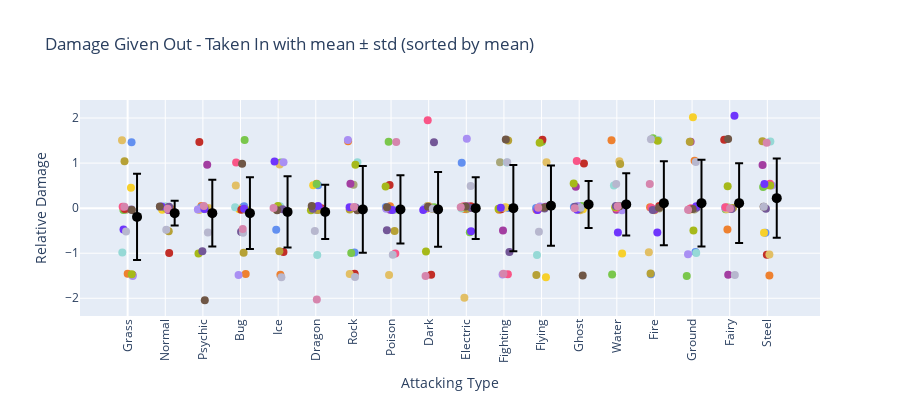

Notebook code for this chart:
### Markdown cell above
# sort the data by relative damage totals

### Code cell
# Compute column means and get the sorted order
col_means = df3.mean(axis=0)
sorted_cols = col_means.sort_values().index  # ascending order

fig = go.Figure()
offset = 0.25  # shift centroids

for i, col in enumerate(sorted_cols):
    values = df3[col]
    
    # Jittered scatter positions
    x = np.full(len(values), i) + np.random.uniform(-0.15, 0.15, size=len(values))
    y = values + np.random.uniform(-0.05, 0.05, size=len(values))

    colors = [type_colors.get(t, '#777777') for t in df2.index]  
    
    """
    # Color points by sign with transparency
    colors = [
    'rgba(255,128,114,0.5)' if val < 0 else
    'rgba(128,0,128,0.5)' if val == 0 else
    'rgba(135,206,235,0.5)' 
    for val in values
]
    """
    
    # Scatter points (hover shows only row label)
    fig.add_trace(go.Scatter(
        x=x,
        y=y,
        mode='markers',
        marker=dict(color=colors, size=8),
        text=df3.index,
        hovertemplate='%{text}<extra></extra>',
        showlegend=False
    ))
    
    # Mean ± std markers (shifted)
    mean = values.mean()
    std = values.std()
    fig.add_trace(go.Scatter(
        x=[i + offset],
        y=[mean],
        mode='markers',
        marker=dict(color='black', size=10),
        error_y=dict(type='data', array=[std], visible=True),
        hoverinfo='skip',
        showlegend=False
    ))

# Ensure x-axis, ticks, and labels all match the sorted order
fig.update_layout(
    xaxis=dict(
        tickmode='array',
        tickvals=np.arange(len(sorted_cols)),
        ticktext=sorted_cols,
        tickangle=-90
    ),
    yaxis_title="Relative Damage",
    xaxis_title='Attacking Type',
    title="Damage Given Out - Taken In with mean ± std (sorted by mean)",
    width=900,
    height=400,
    showlegend=False
)

fig.show()
# print(len(fig.data))

### Figure 1 — Plotly figure (JSON) as saved in the notebook; plotly's stock layout.template omitted (floating-point values rounded to 4 significant figures)
{"data": [{"hovertemplate": "%{text}<extra></extra>", "marker": {"color": ["#A8A77A", "#EE8130", "#6390F0", "#F7D02C", "#7AC74C", "#96D9D6", "#C22E28", "#A33EA1", "#E2BF65", "#A98FF3", "#F95587", "#A6B91A", "#B6A136", "#735797", "#6F35FC", "#705746", "#B7B7CE", "#D685AD"], "size": 8}, "mode": "markers", "showlegend": false, "text": ["Normal", "Fire", "Water", "Electric", "Grass", "Ice", "Fighting", "Poison", "Ground", "Flying", "Psychic", "Bug", "Rock", "Ghost", "Dragon", "Dark", "Steel", "Fairy"], "type": "scatter", "x": [-0.04557, 0.001274, 0.1048, 0.08829, -0.1111, -0.1415, -0.07714, 0.1297, -0.1496, 0.1356, -0.132, 0.1097, -0.08231, 0.1004, -0.1095, 0.1128, -0.04149, -0.08606], "y": [-0.03475, -1.457, 1.462, 0.4541, -0.03895, -0.9832, -0.01908, -1.483, 1.504, -1.508, 0.03333, -1.469, 1.041, -0.02867, -0.4749, -0.03912, -0.5199, 0.03296]}, {"error_y": {"array": [0.957], "type": "data", "visible": true}, "hoverinfo": "skip", "marker": {"color": "black", "size": 10}, "mode": "markers", "showlegend": false, "type": "scatter", "x": [0.25], "y": [-0.1944]}, {"hovertemplate": "%{text}<extra></extra>", "marker": {"color": ["#A8A77A", "#EE8130", "#6390F0", "#F7D02C", "#7AC74C", "#96D9D6", "#C22E28", "#A33EA1", "#E2BF65", "#A98FF3", "#F95587", "#A6B91A", "#B6A136", "#735797", "#6F35FC", "#705746", "#B7B7CE", "#D685AD"], "size": 8}, "mode": "markers", "showlegend": false, "text": ["Normal", "Fire", "Water", "Electric", "Grass", "Ice", "Fighting", "Poison", "Ground", "Flying", "Psychic", "Bug", "Rock", "Ghost", "Dragon", "Dark", "Steel", "Fairy"], "type": "scatter", "x": [1.011, 1.139, 0.8619, 0.9192, 1.066, 1.008, 1.104, 1.079, 1.066, 1.05, 1.061, 1.003, 1.093, 1.102, 0.9031, 0.8559, 1.026, 1.064], "y": [0.003394, -0.005735, 0.02819, -0.0336, -0.003237, 0.04024, -0.9976, -0.03835, 0.007745, -0.01386, 0.01358, 0.002257, -0.5099, 0.03273, 0.03911, 0.03388, -0.4783, -0.0131]}, {"error_y": {"array": [0.2742], "type": "data", "visible": true}, "hoverinfo": "skip", "marker": {"color": "black", "size": 10}, "mode": "markers", "showlegend": false, "type": "scatter", "x": [1.25], "y": [-0.1111]}, {"hovertemplate": "%{text}<extra></extra>", "marker": {"color": ["#A8A77A", "#EE8130", "#6390F0", "#F7D02C", "#7AC74C", "#96D9D6", "#C22E28", "#A33EA1", "#E2BF65", "#A98FF3", "#F95587", "#A6B91A", "#B6A136", "#735797", "#6F35FC", "#705746", "#B7B7CE", "#D685AD"], "size": 8}, "mode": "markers", "showlegend": false, "text": ["Normal", "Fire", "Water", "Electric", "Grass", "Ice", "Fighting", "Poison", "Ground", "Flying", "Psychic", "Bug", "Rock", "Ghost", "Dragon", "Dark", "Steel", "Fairy"], "type": "scatter", "x": [1.926, 1.962, 1.956, 1.896, 2.068, 2.036, 1.906, 2.115, 2.148, 1.867, 2.057, 1.883, 2.071, 1.986, 2.041, 2.051, 2.133, 2.026], "y": [-0.03154, 0.04962, 0.01374, -0.03414, 0.004378, -0.02365, 1.466, 0.9611, 0.00523, -0.03073, -0.01521, -1.004, 0.0002541, -0.9538, -0.01951, -2.043, -0.5409, 0.04531]}, {"error_y": {"array": [0.7388], "type": "data", "visible": true}, "hoverinfo": "skip", "marker": {"color": "black", "size": 10}, "mode": "markers", "showlegend": false, "type": "scatter", "x": [2.25], "y": [-0.1111]}, {"hovertemplate": "%{text}<extra></extra>", "marker": {"color": ["#A8A77A", "#EE8130", "#6390F0", "#F7D02C", "#7AC74C", "#96D9D6", "#C22E28", "#A33EA1", "#E2BF65", "#A98FF3", "#F95587", "#A6B91A", "#B6A136", "#735797", "#6F35FC", "#705746", "#B7B7CE", "#D685AD"], "size": 8}, "mode": "markers", "showlegend": false, "text": ["Normal", "Fire", "Water", "Electric", "Grass", "Ice", "Fighting", "Poison", "Ground", "Flying", "Psychic", "Bug", "Rock", "Ghost", "Dragon", "Dark", "Steel", "Fairy"], "type": "scatter", "x": [3.064, 3.137, 3.095, 2.966, 3.109, 2.857, 3.022, 3.042, 2.874, 2.947, 2.883, 3.134, 3.082, 3.015, 3.095, 3.042, 3.068, 3.059], "y": [0.02189, -1.462, 0.04162, -0.02332, 1.513, 0.02174, -0.03745, -0.5277, 0.5047, -1.481, 1.013, -0.03222, -0.9905, -0.5213, -0.01323, 0.9858, -0.5442, -0.4632]}, {"error_y": {"array": [0.7962], "type": "data", "visible": true}, "hoverinfo": "skip", "marker": {"color": "black", "size": 10}, "mode": "markers", "showlegend": false, "type": "scatter", "x": [3.25], "y": [-0.1111]}, {"hovertemplate": "%{text}<extra></extra>", "marker": {"color": ["#A8A77A", "#EE8130", "#6390F0", "#F7D02C", "#7AC74C", "#96D9D6", "#C22E28", "#A33EA1", "#E2BF65", "#A98FF3", "#F95587", "#A6B91A", "#B6A136", "#735797", "#6F35FC", "#705746", "#B7B7CE", "#D685AD"], "size": 8}, "mode": "markers", "showlegend": false, "text": ["Normal", "Fire", "Water", "Electric", "Grass", "Ice", "Fighting", "Poison", "Ground", "Flying", "Psychic", "Bug", "Rock", "Ghost", "Dragon", "Dark", "Steel", "Fairy"], "type": "scatter", "x": [4.03, 4.059, 3.948, 3.928, 4.069, 4.051, 4.141, 3.983, 4.041, 4.143, 3.993, 3.994, 4.032, 4.117, 3.904, 3.973, 4.086, 3.878], "y": [0.02851, -1.476, -0.4801, -0.01159, 1.012, 0.04078, -0.9705, -0.02362, 0.9662, 1.019, -0.02865, 0.04585, -0.957, -0.02326, 1.033, -0.0481, -1.531, 0.002387]}, {"error_y": {"array": [0.7906], "type": "data", "visible": true}, "hoverinfo": "skip", "marker": {"color": "black", "size": 10}, "mode": "markers", "showlegend": false, "type": "scatter", "x": [4.25], "y": [-0.08333]}, {"hovertemplate": "%{text}<extra></extra>", "marker": {"color": ["#A8A77A", "#EE8130", "#6390F0", "#F7D02C", "#7AC74C", "#96D9D6", "#C22E28", "#A33EA1", "#E2BF65", "#A98FF3", "#F95587", "#A6B91A", "#B6A136", "#735797", "#6F35FC", "#705746", "#B7B7CE", "#D685AD"], "size": 8}, "mode": "markers", "showlegend": false, "text": ["Normal", "Fire", "Water", "Electric", "Grass", "Ice", "Fighting", "Poison", "Ground", "Flying", "Psychic", "Bug", "Rock", "Ghost", "Dragon", "Dark", "Steel", "Fairy"], "type": "scatter", "x": [5.018, 5.023, 5.06, 4.931, 5.023, 5.039, 5.148, 5.115, 4.95, 4.987, 4.894, 4.871, 5.058, 4.922, 5.062, 4.892, 4.974, 5.027], "y": [-0.03869, 0.5432, 0.5063, 0.5062, 0.5351, -1.04, -0.0007562, -0.01444, 0.03322, -0.02794, -0.01472, -0.04691, -0.04248, -0.01374, 0.04659, 0.04801, -0.5086, -2.029]}, {"error_y": {"array": [0.6002], "type": "data", "visible": true}, "hoverinfo": "skip", "marker": {"color": "black", "size": 10}, "mode": "markers", "showlegend": false, "type": "scatter", "x": [5.25], "y": [-0.08333]}, {"hovertemplate": "%{text}<extra></extra>", "marker": {"color": ["#A8A77A", "#EE8130", "#6390F0", "#F7D02C", "#7AC74C", "#96D9D6", "#C22E28", "#A33EA1", "#E2BF65", "#A98FF3", "#F95587", "#A6B91A", "#B6A136", "#735797", "#6F35FC", "#705746", "#B7B7CE", "#D685AD"], "size": 8}, "mode": "markers", "showlegend": false, "text": ["Normal", "Fire", "Water", "Electric", "Grass", "Ice", "Fighting", "Poison", "Ground", "Flying", "Psychic", "Bug", "Rock", "Ghost", "Dragon", "Dark", "Steel", "Fairy"], "type": "scatter", "x": [6.004, 5.858, 6.029, 5.913, 5.942, 6.107, 6.033, 5.921, 5.902, 5.853, 6.045, 6.054, 5.902, 6.057, 5.898, 6.105, 6.043, 6.016], "y": [0.5197, 1.486, -0.9864, -0.01576, -0.996, 1.016, -1.457, 0.5389, -1.46, 1.512, 0.001878, 0.9622, -0.03167, 0.01425, 0.01922, -0.0459, -1.526, 0.02682]}, {"error_y": {"array": [0.9621], "type": "data", "visible": true}, "hoverinfo": "skip", "marker": {"color": "black", "size": 10}, "mode": "markers", "showlegend": false, "type": "scatter", "x": [6.25], "y": [-0.02778]}, {"hovertemplate": "%{text}<extra></extra>", "marker": {"color": ["#A8A77A", "#EE8130", "#6390F0", "#F7D02C", "#7AC74C", "#96D9D6", "#C22E28", "#A33EA1", "#E2BF65", "#A98FF3", "#F95587", "#A6B91A", "#B6A136", "#735797", "#6F35FC", "#705746", "#B7B7CE", "#D685AD"], "size": 8}, "mode": "markers", "showlegend": false, "text": ["Normal", "Fire", "Water", "Electric", "Grass", "Ice", "Fighting", "Poison", "Ground", "Flying", "Psychic", "Bug", "Rock", "Ghost", "Dragon", "Dark", "Steel", "Fairy"], "type": "scatter", "x": [6.92, 6.973, 6.862, 7.099, 6.936, 7.084, 6.962, 6.975, 6.947, 6.874, 7.114, 6.855, 7.094, 6.89, 7.034, 6.893, 7.046, 7.138], "y": [0.002891, 0.04087, 0.02582, -0.0356, 1.472, -0.0372, 0.5127, -0.03696, -1.481, -0.01522, -1.009, 0.4794, -0.5093, -0.4883, -0.04051, 0.01855, -1.034, 1.467]}, {"error_y": {"array": [0.7568], "type": "data", "visible": true}, "hoverinfo": "skip", "marker": {"color": "black", "size": 10}, "mode": "markers", "showlegend": false, "type": "scatter", "x": [7.25], "y": [-0.02778]}, {"hovertemplate": "%{text}<extra></extra>", "marker": {"color": ["#A8A77A", "#EE8130", "#6390F0", "#F7D02C", "#7AC74C", "#96D9D6", "#C22E28", "#A33EA1", "#E2BF65", "#A98FF3", "#F95587", "#A6B91A", "#B6A136", "#735797", "#6F35FC", "#705746", "#B7B7CE", "#D685AD"], "size": 8}, "mode": "markers", "showlegend": false, "text": ["Normal", "Fire", "Water", "Electric", "Grass", "Ice", "Fighting", "Poison", "Ground", "Flying", "Psychic", "Bug", "Rock", "Ghost", "Dragon", "Dark", "Steel", "Fairy"], "type": "scatter", "x": [7.97, 8.027, 8.03, 7.944, 8.145, 7.888, 8.066, 7.975, 7.992, 7.905, 7.975, 7.928, 8.113, 8.141, 7.855, 7.982, 8.11, 7.917], "y": [0.04998, 0.03011, 0.01726, -0.01155, 0.02234, 7.941e-05, -1.478, 0.005168, 0.04991, -0.004157, 1.951, -0.963, -0.02064, 1.461, -0.03956, 0.02848, -0.01329, -1.505]}, {"error_y": {"array": [0.8309], "type": "data", "visible": true}, "hoverinfo": "skip", "marker": {"color": "black", "size": 10}, "mode": "markers", "showlegend": false, "type": "scatter", "x": [8.25], "y": [-0.02778]}, {"hovertemplate": "%{text}<extra></extra>", "marker": {"color": ["#A8A77A", "#EE8130", "#6390F0", "#F7D02C", "#7AC74C", "#96D9D6", "#C22E28", "#A33EA1", "#E2BF65", "#A98FF3", "#F95587", "#A6B91A", "#B6A136", "#735797", "#6F35FC", "#705746", "#B7B7CE", "#D685AD"], "size": 8}, "mode": "markers", "showlegend": false, "text": ["Normal", "Fire", "Water", "Electric", "Grass", "Ice", "Fighting", "Poison", "Ground", "Flying", "Psychic", "Bug", "Rock", "Ghost", "Dragon", "Dark", "Steel", "Fairy"], "type": "scatter", "x": [9.006, 8.956, 8.878, 9.121, 9.093, 8.873, 9.117, 9.015, 8.949, 9.014, 8.925, 8.87, 9.005, 9.135, 9.127, 8.981, 9.116, 8.852], "y": [-0.02541, -0.01831, 1.008, 0.005786, -0.5344, -0.006342, 0.04284, 0.04373, -1.991, 1.538, 0.04243, 0.01722, -0.003367, 0.00494, -0.5103, 0.03489, 0.491, 0.01857]}, {"error_y": {"array": [0.686], "type": "data", "visible": true}, "hoverinfo": "skip", "marker": {"color": "black", "size": 10}, "mode": "markers", "showlegend": false, "type": "scatter", "x": [9.25], "y": [0]}, {"hovertemplate": "%{text}<extra></extra>", "marker": {"color": ["#A8A77A", "#EE8130", "#6390F0", "#F7D02C", "#7AC74C", "#96D9D6", "#C22E28", "#A33EA1", "#E2BF65", "#A98FF3", "#F95587", "#A6B91A", "#B6A136", "#735797", "#6F35FC", "#705746", "#B7B7CE", "#D685AD"], "size": 8}, "mode": "markers", "showlegend": false, "text": ["Normal", "Fire", "Water", "Electric", "Grass", "Ice", "Fighting", "Poison", "Ground", "Flying", "Psychic", "Bug", "Rock", "Ghost", "Dragon", "Dark", "Steel", "Fairy"], "type": "scatter", "x": [9.896, 9.872, 10.12, 10.04, 9.915, 10.08, 9.924, 9.975, 9.997, 9.964, 10.1, 9.856, 10.11, 10.15, 9.916, 10.05, 10.09, 9.986], "y": [1.02, -0.0331, 0.005482, 0.01885, -0.00775, 1.013, -0.02626, -0.4962, 0.01076, -1.472, -1.466, -0.01547, 1.5, -0.9723, 0.007052, 1.526, 1.017, -1.457]}, {"error_y": {"array": [0.9549], "type": "data", "visible": true}, "hoverinfo": "skip", "marker": {"color": "black", "size": 10}, "mode": "markers", "showlegend": false, "type": "scatter", "x": [10.25], "y": [0]}, {"hovertemplate": "%{text}<extra></extra>", "marker": {"color": ["#A8A77A", "#EE8130", "#6390F0", "#F7D02C", "#7AC74C", "#96D9D6", "#C22E28", "#A33EA1", "#E2BF65", "#A98FF3", "#F95587", "#A6B91A", "#B6A136", "#735797", "#6F35FC", "#705746", "#B7B7CE", "#D685AD"], "size": 8}, "mode": "markers", "showlegend": false, "text": ["Normal", "Fire", "Water", "Electric", "Grass", "Ice", "Fighting", "Poison", "Ground", "Flying", "Psychic", "Bug", "Rock", "Ghost", "Dragon", "Dark", "Steel", "Fairy"], "type": "scatter", "x": [10.91, 10.86, 10.86, 11.12, 11.01, 10.88, 11.02, 11.12, 11.13, 10.96, 10.9, 10.95, 10.86, 11.08, 10.89, 11.07, 10.93, 10.91], "y": [-0.0258, -0.03598, 0.005483, -1.531, 1.476, -1.04, 1.517, 0.03125, 1.016, 0.03784, -0.04121, 1.454, -1.485, -0.005262, -0.04247, 0.01554, -0.5238, 0.007126]}, {"error_y": {"array": [0.8893], "type": "data", "visible": true}, "hoverinfo": "skip", "marker": {"color": "black", "size": 10}, "mode": "markers", "showlegend": false, "type": "scatter", "x": [11.25], "y": [0.05556]}, {"hovertemplate": "%{text}<extra></extra>", "marker": {"color": ["#A8A77A", "#EE8130", "#6390F0", "#F7D02C", "#7AC74C", "#96D9D6", "#C22E28", "#A33EA1", "#E2BF65", "#A98FF3", "#F95587", "#A6B91A", "#B6A136", "#735797", "#6F35FC", "#705746", "#B7B7CE", "#D685AD"], "size": 8}, "mode": "markers", "showlegend": false, "text": ["Normal", "Fire", "Water", "Electric", "Grass", "Ice", "Fighting", "Poison", "Ground", "Flying", "Psychic", "Bug", "Rock", "Ghost", "Dragon", "Dark", "Steel", "Fairy"], "type": "scatter", "x": [12.14, 12.03, 11.86, 12.1, 12.06, 11.97, 12.13, 11.91, 12.03, 11.96, 11.94, 11.85, 12.01, 11.89, 11.94, 12.09, 12.04, 11.88], "y": [0.03944, -0.01649, 0.02603, -0.02523, 0.04663, -0.02052, 0.9907, 0.4759, -0.04653, 0.04559, 1.048, 0.5486, -0.02886, 0.02958, -0.03744, -1.496, 0.009449, -0.003464]}, {"error_y": {"array": [0.5216], "type": "data", "visible": true}, "hoverinfo": "skip", "marker": {"color": "black", "size": 10}, "mode": "markers", "showlegend": false, "type": "scatter", "x": [12.25], "y": [0.08333]}, {"hovertemplate": "%{text}<extra></extra>", "marker": {"color": ["#A8A77A", "#EE8130", "#6390F0", "#F7D02C", "#7AC74C", "#96D9D6", "#C22E28", "#A33EA1", "#E2BF65", "#A98FF3", "#F95587", "#A6B91A", "#B6A136", "#735797", "#6F35FC", "#705746", "#B7B7CE", "#D685AD"], "size": 8}, "mode": "markers", "showlegend": false, "text": ["Normal", "Fire", "Water", "Electric", "Grass", "Ice", "Fighting", "Poison", "Ground", "Flying", "Psychic", "Bug", "Rock", "Ghost", "Dragon", "Dark", "Steel", "Fairy"], "type": "scatter", "x": [13.08, 12.86, 13.14, 13.14, 12.87, 12.92, 13.04, 12.99, 13.07, 13.14, 12.99, 12.96, 13.09, 12.98, 13.03, 13.07, 12.98, 13.03], "y": [0.01975, 1.509, 0.03905, -1.008, -1.473, 0.5008, -0.01632, -0.03514, 1.04, -0.04485, -0.004249, 0.0179, 0.9799, 0.04768, -0.5404, 0.0415, 0.5333, 0.04167]}, {"error_y": {"array": [0.6913], "type": "data", "visible": true}, "hoverinfo": "skip", "marker": {"color": "black", "size": 10}, "mode": "markers", "showlegend": false, "type": "scatter", "x": [13.25], "y": [0.08333]}, {"hovertemplate": "%{text}<extra></extra>", "marker": {"color": ["#A8A77A", "#EE8130", "#6390F0", "#F7D02C", "#7AC74C", "#96D9D6", "#C22E28", "#A33EA1", "#E2BF65", "#A98FF3", "#F95587", "#A6B91A", "#B6A136", "#735797", "#6F35FC", "#705746", "#B7B7CE", "#D685AD"], "size": 8}, "mode": "markers", "showlegend": false, "text": ["Normal", "Fire", "Water", "Electric", "Grass", "Ice", "Fighting", "Poison", "Ground", "Flying", "Psychic", "Bug", "Rock", "Ghost", "Dragon", "Dark", "Steel", "Fairy"], "type": "scatter", "x": [14.13, 13.88, 13.91, 14.0, 13.96, 14.11, 14.13, 14.0, 13.85, 13.95, 13.92, 14.08, 13.9, 13.95, 14.08, 14.12, 13.91, 13.88], "y": [-0.007716, 0.01827, -1.468, -0.04651, 1.549, 1.51, 0.04656, -0.03277, -0.9809, -0.01213, 0.00655, 1.493, -1.451, -0.043, -0.5405, 0.008426, 1.527, 0.5364]}, {"error_y": {"array": [0.9324], "type": "data", "visible": true}, "hoverinfo": "skip", "marker": {"color": "black", "size": 10}, "mode": "markers", "showlegend": false, "type": "scatter", "x": [14.25], "y": [0.1111]}, {"hovertemplate": "%{text}<extra></extra>", "marker": {"color": ["#A8A77A", "#EE8130", "#6390F0", "#F7D02C", "#7AC74C", "#96D9D6", "#C22E28", "#A33EA1", "#E2BF65", "#A98FF3", "#F95587", "#A6B91A", "#B6A136", "#735797", "#6F35FC", "#705746", "#B7B7CE", "#D685AD"], "size": 8}, "mode": "markers", "showlegend": false, "text": ["Normal", "Fire", "Water", "Electric", "Grass", "Ice", "Fighting", "Poison", "Ground", "Flying", "Psychic", "Bug", "Rock", "Ghost", "Dragon", "Dark", "Steel", "Fairy"], "type": "scatter", "x": [15.06, 15.07, 15.09, 15.02, 14.86, 15.11, 14.92, 14.96, 14.95, 14.89, 14.97, 15.04, 14.94, 15.12, 15.11, 15.02, 15.1, 14.89], "y": [-0.02726, 1.05, -0.9743, 2.015, -1.504, -0.9941, -0.03217, 1.476, -0.02868, -1.024, -0.004704, -0.4934, 1.474, 0.007258, 0.04347, -0.01844, 1.027, -0.03291]}, {"error_y": {"array": [0.9634], "type": "data", "visible": true}, "hoverinfo": "skip", "marker": {"color": "black", "size": 10}, "mode": "markers", "showlegend": false, "type": "scatter", "x": [15.25], "y": [0.1111]}, {"hovertemplate": "%{text}<extra></extra>", "marker": {"color": ["#A8A77A", "#EE8130", "#6390F0", "#F7D02C", "#7AC74C", "#96D9D6", "#C22E28", "#A33EA1", "#E2BF65", "#A98FF3", "#F95587", "#A6B91A", "#B6A136", "#735797", "#6F35FC", "#705746", "#B7B7CE", "#D685AD"], "size": 8}, "mode": "markers", "showlegend": false, "text": ["Normal", "Fire", "Water", "Electric", "Grass", "Ice", "Fighting", "Poison", "Ground", "Flying", "Psychic", "Bug", "Rock", "Ghost", "Dragon", "Dark", "Steel", "Fairy"], "type": "scatter", "x": [15.93, 15.94, 15.98, 15.94, 15.89, 15.96, 15.85, 15.96, 15.93, 15.88, 15.89, 15.95, 16.09, 16.05, 16.13, 15.96, 16.14, 16.01], "y": [0.01134, -0.4711, -0.01634, 0.0199, -0.02345, 0.0137, 1.519, -1.48, -0.02199, 0.01656, 0.02186, 0.486, 0.005805, -0.01697, 2.05, 1.532, -1.484, -0.005441]}, {"error_y": {"array": [0.8838], "type": "data", "visible": true}, "hoverinfo": "skip", "marker": {"color": "black", "size": 10}, "mode": "markers", "showlegend": false, "type": "scatter", "x": [16.25], "y": [0.1111]}, {"hovertemplate": "%{text}<extra></extra>", "marker": {"color": ["#A8A77A", "#EE8130", "#6390F0", "#F7D02C", "#7AC74C", "#96D9D6", "#C22E28", "#A33EA1", "#E2BF65", "#A98FF3", "#F95587", "#A6B91A", "#B6A136", "#735797", "#6F35FC", "#705746", "#B7B7CE", "#D685AD"], "size": 8}, "mode": "markers", "showlegend": false, "text": ["Normal", "Fire", "Water", "Electric", "Grass", "Ice", "Fighting", "Poison", "Ground", "Flying", "Psychic", "Bug", "Rock", "Ghost", "Dragon", "Dark", "Steel", "Fairy"], "type": "scatter", "x": [16.99, 17.05, 16.95, 16.91, 16.89, 17.08, 16.99, 16.87, 17.05, 17.12, 17.07, 17.08, 16.87, 16.96, 16.92, 16.9, 16.91, 16.98], "y": [0.5087, -1.493, -0.545, -0.5475, 0.4676, 1.48, -1.034, 0.9593, -1.029, 0.5016, 0.5396, 0.5029, 1.484, -0.01288, 0.5352, 0.03039, 0.03244, 1.45]}, {"error_y": {"array": [0.8782], "type": "data", "visible": true}, "hoverinfo": "skip", "marker": {"color": "black", "size": 10}, "mode": "markers", "showlegend": false, "type": "scatter", "x": [17.25], "y": [0.2222]}], "layout": {"height": 400, "showlegend": false, "title": {"text": "Damage Given Out - Taken In with mean ± std (sorted by mean)"}, "width": 900, "xaxis": {"tickangle": -90, "tickmode": "array", "ticktext": ["Grass", "Normal", "Psychic", "Bug", "Ice", "Dragon", "Rock", "Poison", "Dark", "Electric", "Fighting", "Flying", "Ghost", "Water", "Fire", "Ground", "Fairy", "Steel"], "tickvals": [0, 1, 2, 3, 4, 5, 6, 7, 8, 9, 10, 11, 12, 13, 14, 15, 16, 17], "title": {"text": "Attacking Type"}}, "yaxis": {"title": {"text": "Relative Damage"}}}}
